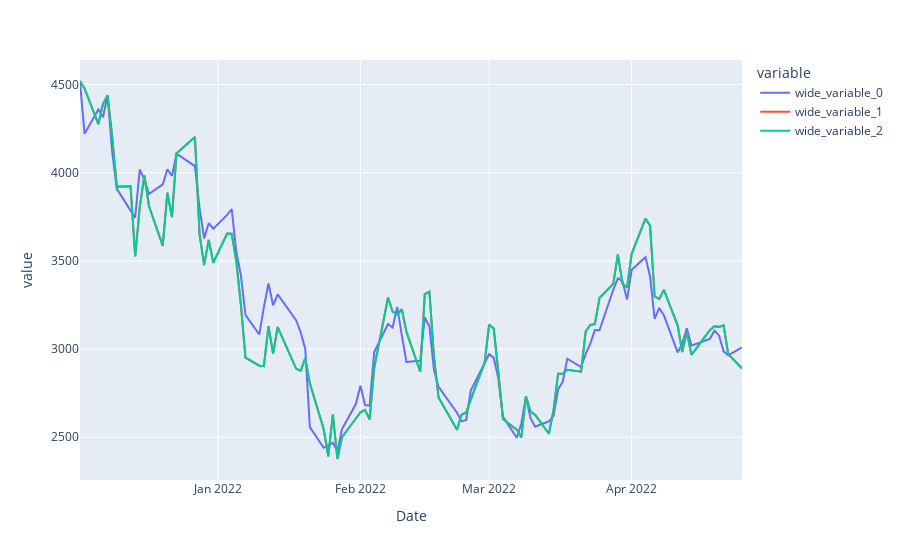

Notebook cell for this chart:
### Code cell
df = pd.DataFrame(columns = ['MAE', 'MSE', 'R2'], index = ['mae','mse'])
show_results(df,X_train_cv, X_test_cv, y_train_cv, y_test_cv,xgb_mae, xgb_mse)
